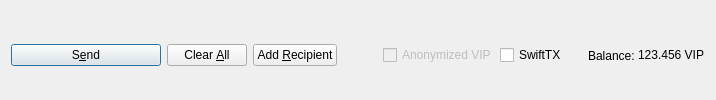
         <widget class="QFrame" name="frame_Send">
          <layout class="QHBoxLayout" name="horizontalLayout">
           <property name="bottomMargin">
            <number>0</number>
           </property>
           <item>
            <widget class="QPushButton" name="sendButton">
             <property name="minimumSize">
              <size>
               <width>150</width>
               <height>0</height>
              </size>
             </property>
             <property name="toolTip">
              <string>Confirm the send action</string>
             </property>
             <property name="text">
              <string>S&amp;end</string>
             </property>
             <property name="icon">
              <iconset resource="../vip.qrc">
               <normaloff>:/icons/send</normaloff>:/icons/send</iconset>
             </property>
             <property name="autoDefault">
              <bool>false</bool>
             </property>
             <property name="default">
              <bool>true</bool>
             </property>
            </widget>
           </item>
           <item>
            <widget class="QPushButton" name="clearButton">
             <property name="sizePolicy">
              <sizepolicy hsizetype="Minimum" vsizetype="Fixed">
               <horstretch>0</horstretch>
               <verstretch>0</verstretch>
              </sizepolicy>
             </property>
             <property name="toolTip">
              <string>Clear all fields of the form.</string>
             </property>
             <property name="text">
              <string>Clear &amp;All</string>
             </property>
             <property name="icon">
              <iconset resource="../vip.qrc">
               <normaloff>:/icons/remove</normaloff>:/icons/remove</iconset>
             </property>
             <property name="autoDefault">
              <bool>false</bool>
             </property>
            </widget>
           </item>
           <item>
            <widget class="QPushButton" name="addButton">
             <property name="toolTip">
              <string>Send to multiple recipients at once</string>
             </property>
             <property name="text">
              <string>Add &amp;Recipient</string>
             </property>
             <property name="icon">
              <iconset resource="../vip.qrc">
               <normaloff>:/icons/add</normaloff>:/icons/add</iconset>
             </property>
             <property name="autoDefault">
              <bool>false</bool>
             </property>
            </widget>
           </item>
           <item>
            <spacer name="horizontalSpacer">
             <property name="orientation">
              <enum>Qt::Horizontal</enum>
             </property>
             <property name="sizeHint" stdset="0">
              <size>
               <width>40</width>
               <height>20</height>
              </size>
             </property>
            </spacer>
           </item>
           <item>
            <layout class="QHBoxLayout" name="horizontalLayout_2">
             <property name="spacing">
              <number>3</number>
             </property>
             <item>
              <widget class="QCheckBox" name="checkzVIP">
               <property name="enabled">
                <bool>false</bool>
               </property>
               <property name="text">
                <string>Anonymized VIP</string>
               </property>
              </widget>
             </item>
             <item>
              <widget class="QCheckBox" name="checkSwiftTX">
               <property name="enabled">
                <bool>true</bool>
               </property>
               <property name="minimumSize">
                <size>
                 <width>85</width>
                 <height>0</height>
                </size>
               </property>
               <property name="text">
                <string>SwiftTX</string>
               </property>
              </widget>
             </item>
             <item>
              <widget class="QLabel" name="label">
               <property name="text">
                <string>Balance:</string>
               </property>
              </widget>
             </item>
             <item>
              <widget class="QLabel" name="labelBalance">
               <property name="sizePolicy">
                <sizepolicy hsizetype="Preferred" vsizetype="Fixed">
                 <horstretch>0</horstretch>
                 <verstretch>0</verstretch>
                </sizepolicy>
               </property>
               <property name="cursor">
                <cursorShape>IBeamCursor</cursorShape>
               </property>
               <property name="text">
                <string notr="true">123.456 VIP</string>
               </property>
               <property name="textInteractionFlags">
                <set>Qt::LinksAccessibleByMouse|Qt::TextSelectableByKeyboard|Qt::TextSelectableByMouse</set>
               </property>
              </widget>
             </item>
            </layout>
           </item>
          </layout>
         </widget>
